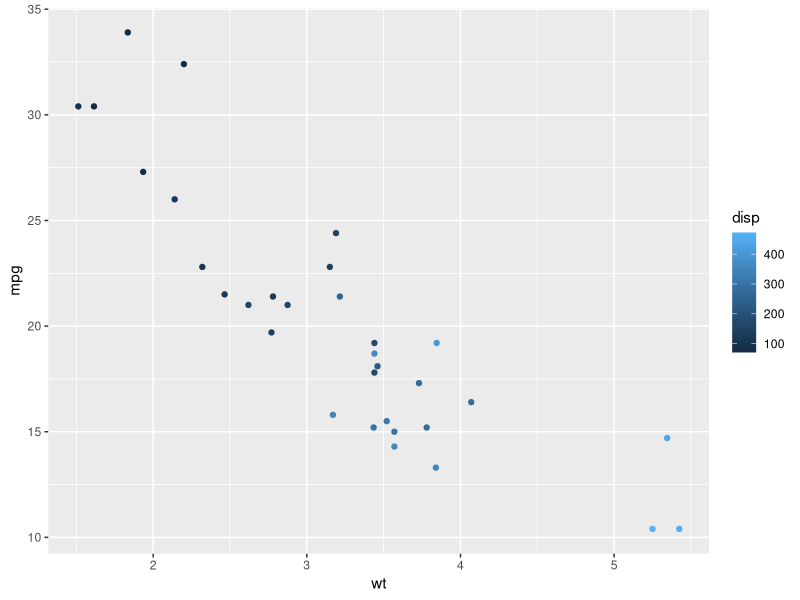
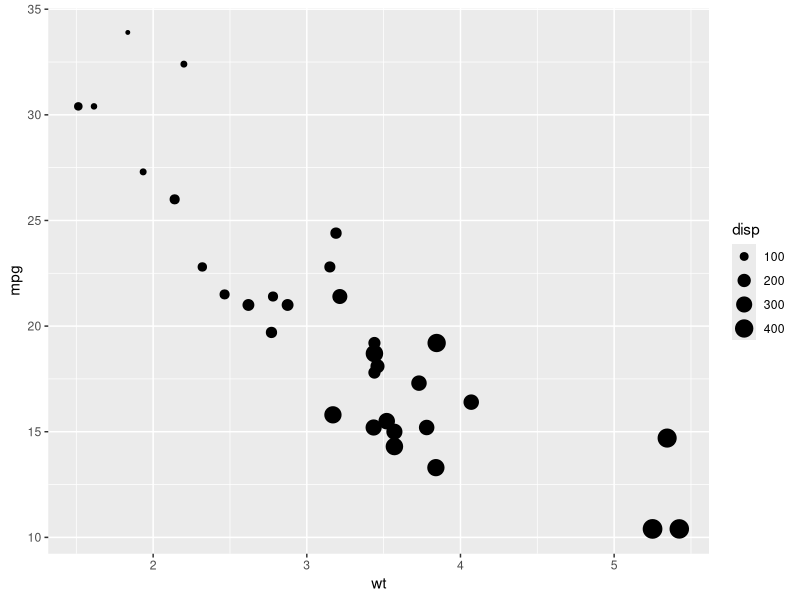
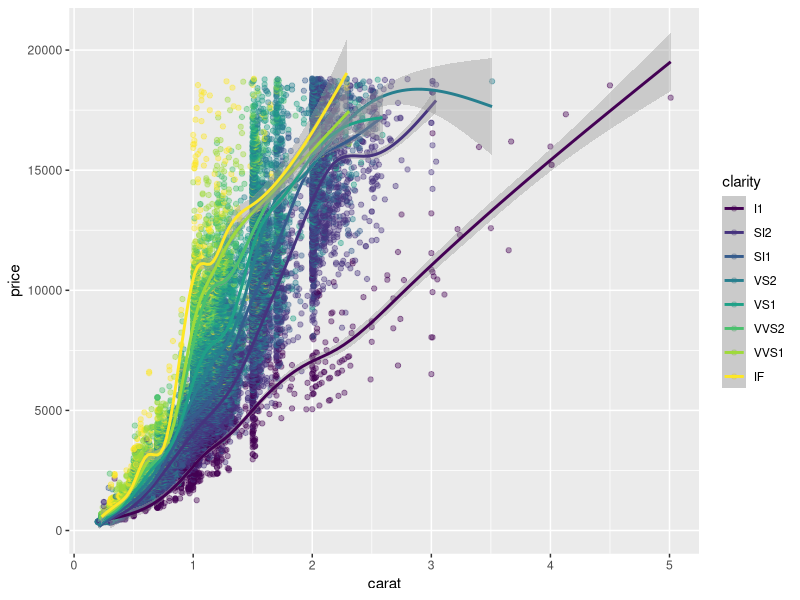
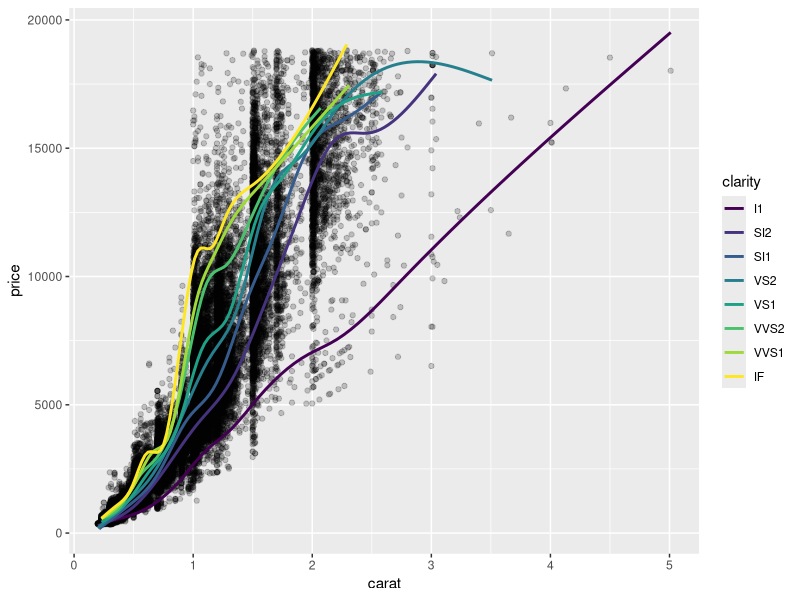
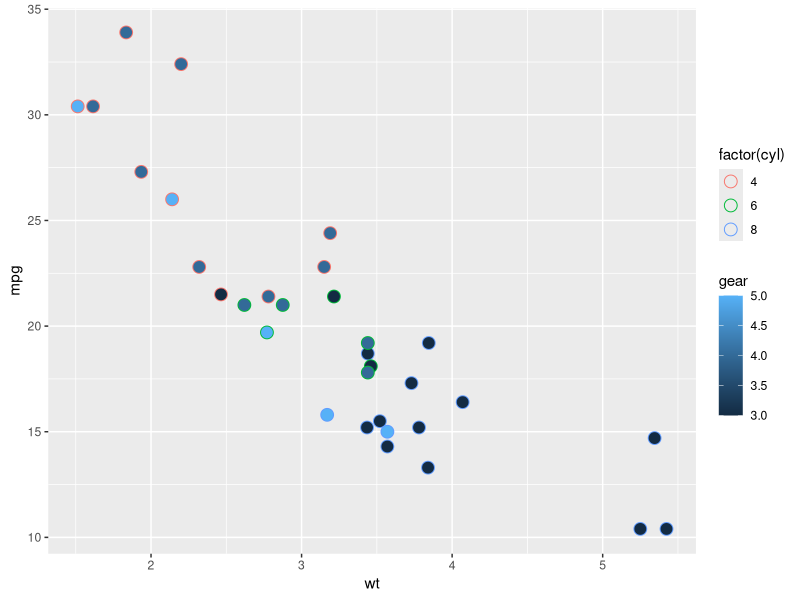
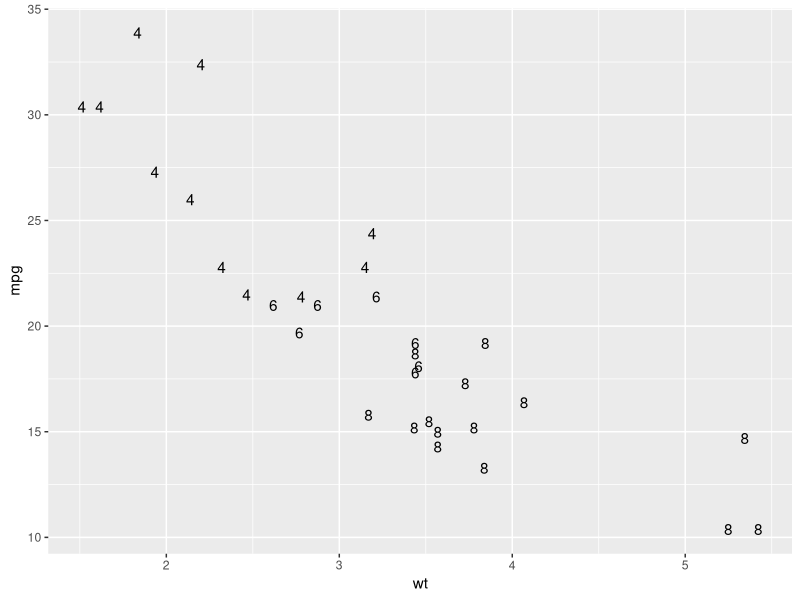
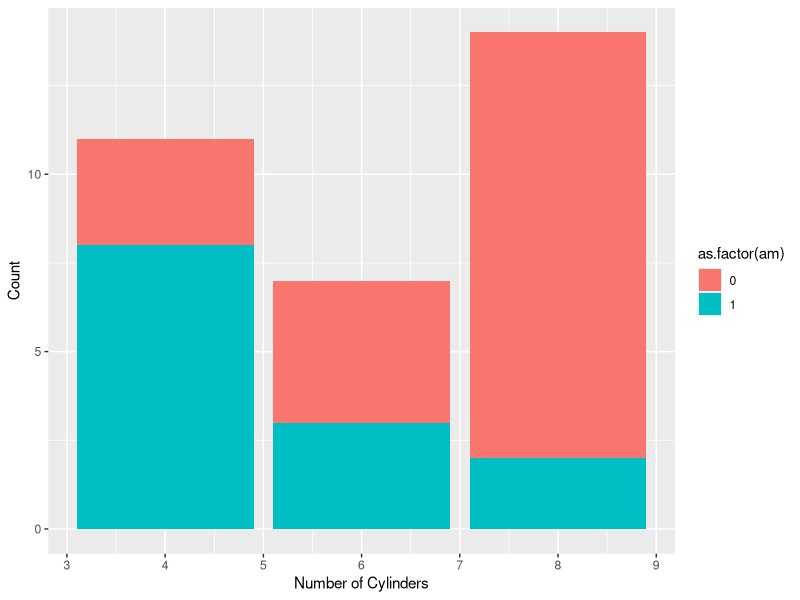
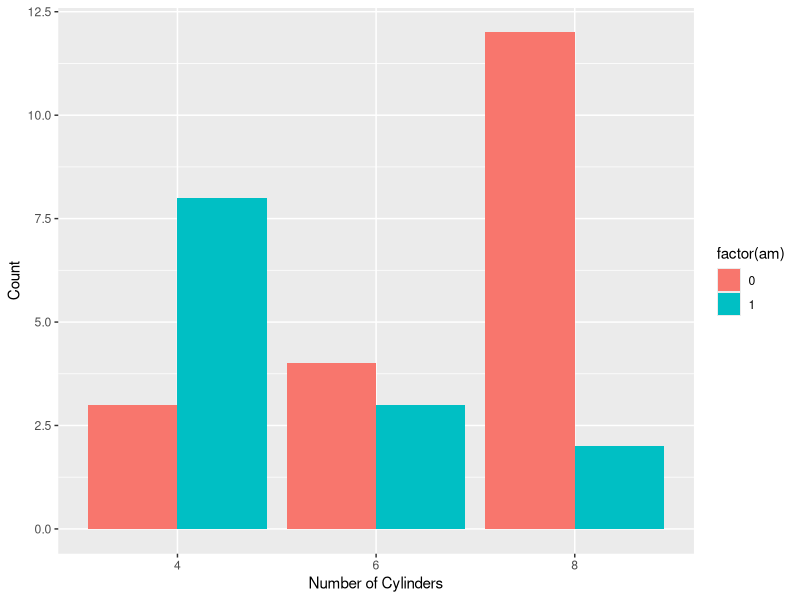

These charts were generated, in order, by the following R code:
## ---- chunk 1
library(ggplot2)
ggplot(mtcars, aes(x = wt, y = mpg, color = disp)) + geom_point()
ggplot(mtcars, aes(x = wt, y = mpg, size = disp)) + geom_point()
## ---- chunk 2
ggplot(diamonds, aes(x = carat, y = price, color = clarity)) +
  geom_point(alpha=0.4) +
  geom_smooth()
## ---- chunk 3
plt_price_vs_carat <- ggplot(diamonds, aes(carat, price))

# Edit this to map color to clarity,
# Assign the updated plot to a new object
plt_price_vs_carat_by_clarity <- plt_price_vs_carat + geom_point(alpha = 0.2) + geom_smooth(aes(col = clarity), se = F)

# See the plot
plt_price_vs_carat_by_clarity
## ---- chunk 4
# Map cyl to fill and 
ggplot(mtcars, aes(x = wt, y = mpg, fill=gear, color = factor(cyl))) +
  geom_point(shape = 21, size = 4)

## ---- chunk 5
plt_mpg_vs_wt <- ggplot(mtcars, aes(wt, mpg))

# Use text layer and map fcyl to label
plt_mpg_vs_wt +
  geom_text(aes(label = cyl))
## ---- chunk 6
ggplot(mtcars, aes(cyl, fill = as.factor(am))) +
  geom_bar() +
  # Set the axis labels
  labs(x = "Number of Cylinders", y = "Count")

## ---- chunk 7
palette <- c(automatic = "#377EB8", manual = "#E41A1C")

# Set the position
ggplot(mtcars, aes(factor(cyl), fill = factor(am))) +
  geom_bar(position = "dodge") +
  labs(x = "Number of Cylinders", y = "Count")
  scale_fill_manual("Transmission", values = palette)
## ---- chunk 8
ggplot(mtcars, aes(mpg, 0)) +
  geom_jitter() +
  # Set the y-axis limits
  ylim(limits = c(-2,2))

## ---- chunk 9
# Plot price vs. carat, colored by clarity
plt_price_vs_carat_by_clarity <- ggplot(diamonds, aes(carat, price, color = clarity))

# Set transparency to 0.5
plt_price_vs_carat_by_clarity + geom_point(alpha = 0.5, shape = 16)

## ---- chunk 10
# Plot base
plt_mpg_vs_fcyl_by_fam <- ggplot(mtcars, aes(factor(cyl), mpg, color = factor(am)))

# Default points are shown for comparison
plt_mpg_vs_fcyl_by_fam + geom_point()

# Now jitter and dodge the point positions
plt_mpg_vs_fcyl_by_fam + geom_point(position = position_jitterdodge(jitter.width = 0.3, dodge.width = 0.3))

## ---- chunk 11
library(car)
ggplot(Vocab, aes(education, vocabulary)) +
  # Set the shape to 1
  geom_jitter(alpha = 0.2, shape=1)
## ---- chunk 12
datacamp_light_blue <- "#51A8C9"

ggplot(mtcars, aes(mpg, ..density..)) +
  # Set the fill color to datacamp_light_blue
  geom_histogram(binwidth = 1, fill=datacamp_light_blue)

## ---- chunk 13
ggplot(mtcars, aes(mpg, fill = factor(am))) +
  # Change the position to identity, with transparency 0.4
  geom_histogram(binwidth = 1, position = "identity", alpha=0.4)
## ---- chunk 14
ggplot(mtcars, aes(factor(cyl), fill = factor(am))) +
  # Change the position to "dodge"
  geom_bar(position = "dodge")

## ---- chunk 15
ggplot(mtcars, aes(cyl, fill = factor(am))) +
  # Set the transparency to 0.6
  geom_bar(position = position_dodge(width = 0.2),alpha=0.6)

## ---- chunk 16
# Change the y-axis to the proportion of the population that is unemployed
ggplot(economics, aes(date,unemploy/pop)) +
  geom_line()
## ---- chunk 17
# Position the legend inside the plot at (0.6, 0.1)
p=ggplot(ChickWeight, 
    aes(x = Time, y = weight, col = Diet)) + 
  geom_line(
    aes(group = Chick), alpha = 0.3) +
  theme(legend.position = "left")
## ---- chunk 18
p +
  theme(
    rect = element_rect(fill = "grey92"),
    legend.key = element_rect(color = NA),
    axis.ticks = element_blank(),
    panel.grid = element_blank(),
    panel.grid.major.y = element_line(
      color = "white",
      size = 0.5,
      linetype = "dotted"
    ),
    # Set the axis text color to grey25
    axis.text = element_text(color = "grey25"),
    # Set the plot title font face to italic and font size to 16
   plot.title=element_text(size=16, face="italic")
  )
## ---- chunk 19

p +
  theme(
    # Set the axis tick length to 2 lines
    axis.ticks.length = unit(2,"lines")
  )
## ---- chunk 20

p +
  theme(
    # Set the plot margin to (10, 30, 50, 70) millimeters
    plot.margin = margin(10, 30, 50, 70, "mm")
  )
## ---- chunk 21
# Add a void theme
p +
  theme_void()
# Add a classic theme
p +
  theme_classic()
# Add a bw theme
p +
  theme_bw()

## ---- chunk 22
ggplot(mtcars, 
    aes(x = wt, y = mpg, color = factor(cyl))) +
  # Add a point layer
  geom_point() +
  # Add a smooth lin reg stat, no ribbon
  stat_smooth(method="lm",se=FALSE)

## ---- chunk 23
# Amend the plot
ggplot(mtcars, aes(x = wt, y = mpg, color = factor(cyl))) +
  geom_point() +
  # Map color to dummy variable "All"
  stat_smooth(se = FALSE,aes(color="All")) +
  stat_smooth(method = "lm", se = FALSE)
## ---- chunk 24
ggplot(Vocab, aes(x = education, y = vocabulary)) +
  geom_jitter(alpha = 0.25) +
  stat_quantile(quantiles = c(0.05, 0.5, 0.95))
## ---- chunk 25
ggplot(Vocab, aes(x = education, y = vocabulary, group = education)) +
  stat_sum(aes(size = ..prop..))
## ---- chunk 26
posn_j <- position_jitter(width = 0.2)
posn_d <- position_dodge(width = 0.1)
posn_jd <- position_jitterdodge(jitter.width = 0.2, dodge.width = 0.1)

# Create the plot base: wt vs. fcyl, colored by fam
p_wt_vs_fcyl_by_fam_jit <- ggplot(mtcars,aes(factor(cyl),wt,color=factor(am)))

# Add a point layer
p_wt_vs_fcyl_by_fam_jit +
  geom_point()
## ---- chunk 27
p_wt_vs_fcyl_by_fam_jit +
  # Add a summary stat of std deviation limits
  stat_summary(fun.data = mean_sdl,
  fun.args = list(mult = 1),
  position = posn_d)

## ---- chunk 28
ggplot(mtcars, aes(x = wt, y = hp, color = factor(am))) +
  geom_point() +
  geom_smooth() +
  # Add Cartesian coordinates with x limits from 3 to 6
  coord_cartesian(xlim = c(3,6))
## ---- chunk 29
ggplot(iris, aes(x = Sepal.Length, y = Sepal.Width, color = Species)) +
  geom_jitter() +
  geom_smooth(method = "lm", se = FALSE) +
  # Fix the coordinate ratio
  coord_equal()
## ---- chunk 30
ggplot(mtcars, aes(wt, mpg)) +
  geom_point(size = 2) +
  # Turn clipping off
  coord_cartesian(expand = 0, clip="off") +
  theme_classic() +
  # Remove axis lines
  theme(axis.line=element_blank())
## ---- chunk 31
# Perform a log10 coordinate system transformation
ggplot(msleep, aes(bodywt, brainwt)) +
  geom_point() +
  coord_trans(x="log10",y="log10")
## ---- chunk 32
# Plot with a scale_*_*() function:
ggplot(msleep, aes(bodywt, brainwt)) +
  geom_point() +
  geom_smooth(method = "lm", se = FALSE) +
  # Add a log10 x scale
  scale_x_log10() +
  scale_y_log10() +
  ggtitle("Scale functions")
## ---- chunk 33
ggplot(mtcars, aes(factor(cyl), fill = factor(am))) +
  # Set a dodge width of 0.5 for partially overlapping bars
  geom_bar(position = "dodge") +
  coord_flip()
## ---- chunk 34
ggplot(mtcars, aes(x = 1, fill = factor(cyl))) +
  geom_bar() +
  # Add a polar coordinate system
  coord_polar()
## ---- chunk 35
ggplot(mtcars, aes(x = 1, fill = factor(cyl))) +
  # Reduce the bar width to 0.1
  geom_bar(width=0.1) +
  coord_polar(theta = "y") +
  # Add a continuous x scale from 0.5 to 1.5
  scale_x_continuous(limits=c(0.5,1.5))
## ---- chunk 36
ggplot(mtcars, aes(wt, mpg)) + 
  geom_point() +
  # Facet rows by am and columns by cyl
   facet_grid(rows=vars(am),cols=vars(cyl))
## ---- chunk 37
ggplot(mtcars, aes(wt, mpg)) + 
  geom_point() +
  # Facet rows by am using formula notation
  facet_grid(am ~ .) 

ggplot(mtcars, aes(wt, mpg)) + 
  geom_point() +
  # Facet columns by cyl using formula notation
  facet_grid(. ~ cyl)
  
ggplot(mtcars, aes(wt, mpg)) + 
  geom_point() +
  # Facet rows by am and columns by cyl using formula notation
  facet_grid(am ~ cyl)
## ---- chunk 38
ggplot(mtcars, aes(wt, mpg)) +
  geom_point() +
  # Two variables
  facet_grid(cols = vars(vs, cyl), labeller = label_context)
## ---- chunk 39
# Make factor, set proper labels explictly, and
# manually set the label order
mtcars$fam <- factor(mtcars$am,
                     levels = c(1, 0),
                     labels = c("manual", "automatic"))

# View again
ggplot(mtcars, aes(wt, mpg)) +
  geom_point() +
  facet_grid(cols = vars(fam))
## ---- chunk 40
ggplot(mtcars, aes(x = mpg, y = factor(cyl), color = factor(am))) +
  geom_point() +
  # Free the y scales and space
  facet_grid(rows = vars(gear),space="free_y",scales="free_y")
## ---- chunk 41
ggplot(Vocab, aes(x = education, y = vocabulary)) +
  stat_smooth(method = "lm", se = FALSE) +
  # Create facets, wrapping by year, using vars()
  facet_wrap(vars(year))
## ---- chunk 42
ggplot(mtcars, aes(x = wt, y = mpg)) + 
  geom_point() +
  # Update the facets to only show margins on gear and fvs
  facet_grid(rows = vars(factor(vs), factor(am)), cols = vars(gear), margins = c("gear","fvs"))
## ---- chunk 43
# Define a dodge position object with width 0.9
posn_d <- position_dodge(width = 0.9)

# For each summary stat, update the position to posn_d
ggplot(mtcars, aes(x = factor(cyl), y = wt, color = factor(am), fill = factor(am))) +
  stat_summary(fun.y = mean, geom = "bar", position = posn_d, alpha = 0.5) +
  stat_summary(fun.data = mean_sdl, fun.args = list(mult = 1), width = 0.1, position = posn_d, geom = "errorbar")
## ---- chunk 44
library(lattice)
ggplot(barley,aes(year,variety,fill=yield)) +
  # Add a tile geom
  geom_tile()
## ---- chunk 45
# Using barley, plot yield vs. year, colored and grouped by variety
ggplot(barley,aes(year,yield,group=variety,color=variety)) +
  # Add a line layer
  geom_line() +
  # Facet, wrapping by site, with 1 row
  facet_wrap( ~ site, nrow = 1)
